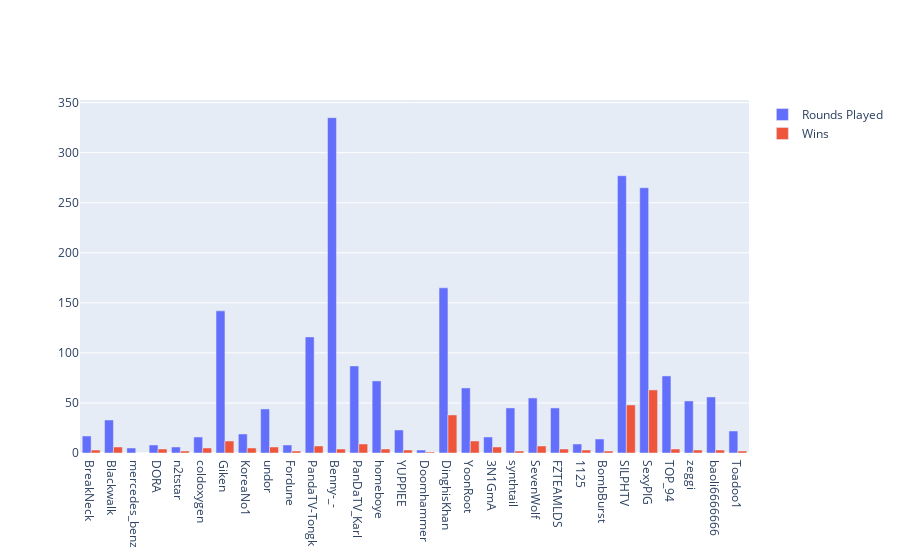

The code cell stored with this chart in its notebook:
### Code cell
data = [trace1, trace2]
layout = go.Layout(barmode='group')

fig = go.Figure(data=data, layout=layout)
iplot(fig, filename='grouped-bar')

### Figure 1 — Plotly figure (JSON) as saved in the notebook; plotly's stock layout.template omitted (floating-point values rounded to 4 significant figures)
{"data": [{"name": "Rounds Played", "type": "bar", "x": ["BreakNeck", "Blackwalk", "mercedes_benz", "DORA", "n2tstar", "coldoxygen", "Giken", "KoreaNo1", "undor", "Fordune", "PandaTV-Tongk", "Benny-_-", "PanDaTV_Karl", "homeboye", "YUPPIEE", "Doomhammer", "DinghisKhan", "YoonRoot", "3N1GmA", "synthtail", "SevenWolf", "FZTEAMLDS", "1125", "BombBurst", "SILPHTV", "SexyPIG", "TOP_94", "zeggi", "baoli6666666", "Toadoo1"], "y": [17, 33, 5, 8, 6, 16, 142, 19, 44, 8, 116, 335, 87, 72, 23, 3, 165, 65, 16, 45, 55, 45, 9, 14, 277, 265, 77, 52, 56, 22]}, {"name": "Wins", "type": "bar", "x": ["BreakNeck", "Blackwalk", "mercedes_benz", "DORA", "n2tstar", "coldoxygen", "Giken", "KoreaNo1", "undor", "Fordune", "PandaTV-Tongk", "Benny-_-", "PanDaTV_Karl", "homeboye", "YUPPIEE", "Doomhammer", "DinghisKhan", "YoonRoot", "3N1GmA", "synthtail", "SevenWolf", "FZTEAMLDS", "1125", "BombBurst", "SILPHTV", "SexyPIG", "TOP_94", "zeggi", "baoli6666666", "Toadoo1"], "y": [3, 6, 0, 4, 2, 5, 12, 5, 6, 2, 7, 4, 9, 4, 3, 1, 38, 12, 6, 2, 7, 4, 3, 2, 48, 63, 4, 3, 3, 2]}], "layout": {"barmode": "group"}}
